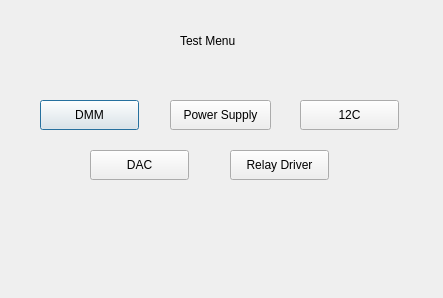
<?xml version="1.0" encoding="UTF-8"?>
<ui version="4.0">
 <class>Dialog</class>
 <widget class="QDialog" name="Dialog">
  <property name="geometry">
   <rect>
    <x>0</x>
    <y>0</y>
    <width>443</width>
    <height>298</height>
   </rect>
  </property>
  <property name="windowTitle">
   <string>Dialog</string>
  </property>
  <widget class="QPushButton" name="pb_dmm">
   <property name="geometry">
    <rect>
     <x>40</x>
     <y>100</y>
     <width>99</width>
     <height>30</height>
    </rect>
   </property>
   <property name="text">
    <string>DMM</string>
   </property>
  </widget>
  <widget class="QPushButton" name="pb_powersupply">
   <property name="geometry">
    <rect>
     <x>170</x>
     <y>100</y>
     <width>101</width>
     <height>30</height>
    </rect>
   </property>
   <property name="text">
    <string>Power Supply</string>
   </property>
  </widget>
  <widget class="QPushButton" name="pb_i2c">
   <property name="geometry">
    <rect>
     <x>300</x>
     <y>100</y>
     <width>99</width>
     <height>30</height>
    </rect>
   </property>
   <property name="text">
    <string>12C</string>
   </property>
  </widget>
  <widget class="QPushButton" name="pb_dac">
   <property name="geometry">
    <rect>
     <x>90</x>
     <y>150</y>
     <width>99</width>
     <height>30</height>
    </rect>
   </property>
   <property name="text">
    <string>DAC</string>
   </property>
  </widget>
  <widget class="QPushButton" name="pb_relaydriver">
   <property name="geometry">
    <rect>
     <x>230</x>
     <y>150</y>
     <width>99</width>
     <height>30</height>
    </rect>
   </property>
   <property name="text">
    <string>Relay Driver</string>
   </property>
  </widget>
  <widget class="QLabel" name="label">
   <property name="geometry">
    <rect>
     <x>180</x>
     <y>30</y>
     <width>91</width>
     <height>22</height>
    </rect>
   </property>
   <property name="text">
    <string>Test Menu</string>
   </property>
  </widget>
 </widget>
 <resources/>
 <connections/>
</ui>
